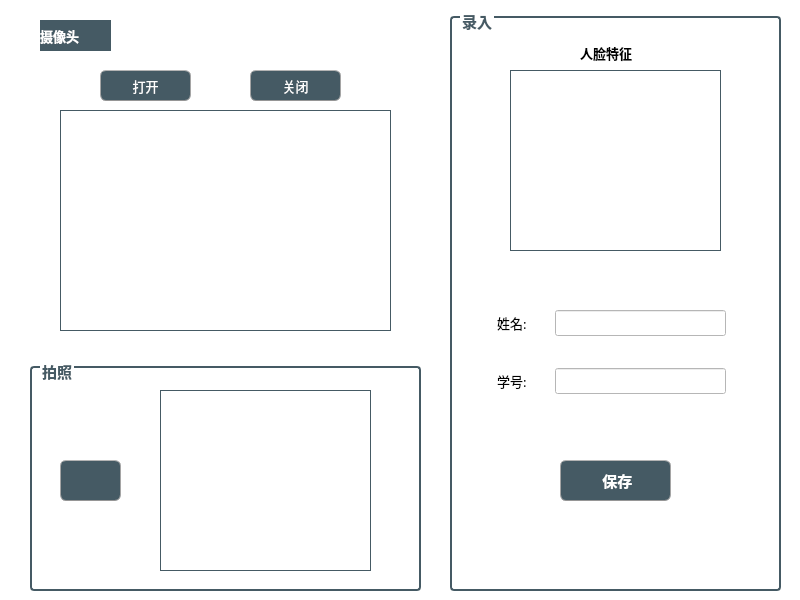
<?xml version="1.0" encoding="UTF-8"?>
<ui version="4.0">
 <class>FaceRegisterForm</class>
 <widget class="QWidget" name="FaceRegisterForm">
  <property name="geometry">
   <rect>
    <x>0</x>
    <y>0</y>
    <width>800</width>
    <height>600</height>
   </rect>
  </property>
  <property name="windowTitle">
   <string>Form</string>
  </property>
  <property name="styleSheet">
   <string notr="true">background-color: rgb(255, 255, 255);</string>
  </property>
  <widget class="QLabel" name="label_tablecard">
   <property name="geometry">
    <rect>
     <x>20</x>
     <y>10</y>
     <width>411</width>
     <height>341</height>
    </rect>
   </property>
   <property name="font">
    <font>
     <family>Roboto</family>
     <pointsize>10</pointsize>
     <weight>75</weight>
     <bold>true</bold>
    </font>
   </property>
   <property name="styleSheet">
    <string notr="true">border-image: url(:/icon/pic/table_card.png);</string>
   </property>
   <property name="text">
    <string/>
   </property>
   <property name="alignment">
    <set>Qt::AlignCenter</set>
   </property>
  </widget>
  <widget class="QLabel" name="label_6">
   <property name="geometry">
    <rect>
     <x>40</x>
     <y>20</y>
     <width>71</width>
     <height>31</height>
    </rect>
   </property>
   <property name="font">
    <font>
     <family>等线</family>
     <pointsize>10</pointsize>
     <weight>75</weight>
     <bold>true</bold>
    </font>
   </property>
   <property name="styleSheet">
    <string notr="true">background-color: rgb(69, 90, 100);
color: rgb(255, 255, 255);</string>
   </property>
   <property name="text">
    <string>摄像头</string>
   </property>
  </widget>
  <widget class="QPushButton" name="pushButton_open">
   <property name="geometry">
    <rect>
     <x>100</x>
     <y>70</y>
     <width>91</width>
     <height>31</height>
    </rect>
   </property>
   <property name="font">
    <font>
     <family>等线</family>
     <pointsize>10</pointsize>
     <weight>50</weight>
     <bold>false</bold>
    </font>
   </property>
   <property name="styleSheet">
    <string notr="true">QPushButton{
	
	color: rgb(255, 255, 255);
	border-width: 1px;
	border-radius: 6px;
	border-bottom-color: rgb(150,150,150);
	border-right-color: rgb(165,165,165);
	border-left-color: rgb(165,165,165);
	border-top-color: rgb(180,180,180);
	border-style: solid;
	padding: 4px;
	background-color: rgb(69, 90, 100);
}
QPushButton:hover{
	color: rgb(255, 255, 255);
	border-width: 1px;
	border-radius:6px;
	border-top-color: rgb(255,150,60);
	border-right-color: qlineargradient(spread:pad, x1:0, y1:1, x2:1, y2:0, stop:0 rgba(200, 70, 20, 255), stop:1 rgba(255,150,60, 255));
	border-left-color:  qlineargradient(spread:pad, x1:1, y1:0, x2:0, y2:0, stop:0 rgba(200, 70, 20, 255), stop:1 rgba(255,150,60, 255));
	border-bottom-color: rgb(200,70,20);
	border-style: solid;
	padding: 2px;
	background-color: rgb(69, 90, 100);
}
QPushButton:default{
	color: rgb(255, 255, 255);
	border-width: 1px;
	border-radius:6px;
	border-top-color: rgb(255,150,60);
	border-right-color: qlineargradient(spread:pad, x1:0, y1:1, x2:1, y2:0, stop:0 rgba(200, 70, 20, 255), stop:1 rgba(255,150,60, 255));
	border-left-color:  qlineargradient(spread:pad, x1:1, y1:0, x2:0, y2:0, stop:0 rgba(200, 70, 20, 255), stop:1 rgba(255,150,60, 255));
	border-bottom-color: rgb(200,70,20);
	border-style: solid;
	padding: 2px;
	background-color: qlineargradient(spread:pad, x1:0.5, y1:1, x2:0.5, y2:0, stop:0 rgba(220, 220, 220, 255), stop:1 rgba(255, 255, 255, 255));
}
QPushButton:pressed{
	color: rgb(255, 255, 255);
	border-width: 1px;
	border-radius: 6px;
	border-width: 1px;
	border-top-color: rgba(255,150,60,200);
	border-right-color: qlineargradient(spread:pad, x1:0, y1:1, x2:1, y2:0, stop:0 rgba(200, 70, 20, 255), stop:1 rgba(255,150,60, 200));
	border-left-color:  qlineargradient(spread:pad, x1:1, y1:0, x2:0, y2:0, stop:0 rgba(200, 70, 20, 255), stop:1 rgba(255,150,60, 200));
	border-bottom-color: rgba(200,70,20,200);
	border-style: solid;
	padding: 2px;
	
	background-color: rgb(129, 156, 169);
	
}</string>
   </property>
   <property name="text">
    <string>打开</string>
   </property>
   <property name="icon">
    <iconset resource="resource.qrc">
     <normaloff>:/icon/pic/camera.png</normaloff>:/icon/pic/camera.png</iconset>
   </property>
  </widget>
  <widget class="QGroupBox" name="groupBox_2">
   <property name="geometry">
    <rect>
     <x>30</x>
     <y>360</y>
     <width>391</width>
     <height>231</height>
    </rect>
   </property>
   <property name="font">
    <font>
     <family>等线</family>
     <pointsize>11</pointsize>
     <weight>75</weight>
     <bold>true</bold>
    </font>
   </property>
   <property name="styleSheet">
    <string notr="true">QGroupBox
        {
          border: 2px solid rgb(69, 90, 100);
          border-radius:4px;
          margin-top:6px;
          }
QGroupBox:title
        {
          color:rgb(69, 90, 100);
          subcontrol-origin: margin;
          left: 10px;
          }</string>
   </property>
   <property name="title">
    <string>拍照</string>
   </property>
   <widget class="QLabel" name="label_face">
    <property name="geometry">
     <rect>
      <x>130</x>
      <y>30</y>
      <width>211</width>
      <height>181</height>
     </rect>
    </property>
    <property name="styleSheet">
     <string notr="true">border: 1px solid rgb(69, 90, 100);</string>
    </property>
    <property name="text">
     <string/>
    </property>
   </widget>
   <widget class="QPushButton" name="pushButton_take_photo">
    <property name="geometry">
     <rect>
      <x>30</x>
      <y>100</y>
      <width>61</width>
      <height>41</height>
     </rect>
    </property>
    <property name="font">
     <font>
      <family>Roboto</family>
      <pointsize>11</pointsize>
      <weight>75</weight>
      <bold>true</bold>
     </font>
    </property>
    <property name="styleSheet">
     <string notr="true">QPushButton{
	
	color: rgb(255, 255, 255);
	border-width: 1px;
	border-radius: 6px;
	border-bottom-color: rgb(150,150,150);
	border-right-color: rgb(165,165,165);
	border-left-color: rgb(165,165,165);
	border-top-color: rgb(180,180,180);
	border-style: solid;
	padding: 4px;
	background-color: rgb(69, 90, 100);
}
QPushButton:hover{
	color: rgb(255, 255, 255);
	border-width: 1px;
	border-radius:6px;
	border-top-color: rgb(255,150,60);
	border-right-color: qlineargradient(spread:pad, x1:0, y1:1, x2:1, y2:0, stop:0 rgba(200, 70, 20, 255), stop:1 rgba(255,150,60, 255));
	border-left-color:  qlineargradient(spread:pad, x1:1, y1:0, x2:0, y2:0, stop:0 rgba(200, 70, 20, 255), stop:1 rgba(255,150,60, 255));
	border-bottom-color: rgb(200,70,20);
	border-style: solid;
	padding: 2px;
	background-color: rgb(69, 90, 100);
}
QPushButton:default{
	color: rgb(255, 255, 255);
	border-width: 1px;
	border-radius:6px;
	border-top-color: rgb(255,150,60);
	border-right-color: qlineargradient(spread:pad, x1:0, y1:1, x2:1, y2:0, stop:0 rgba(200, 70, 20, 255), stop:1 rgba(255,150,60, 255));
	border-left-color:  qlineargradient(spread:pad, x1:1, y1:0, x2:0, y2:0, stop:0 rgba(200, 70, 20, 255), stop:1 rgba(255,150,60, 255));
	border-bottom-color: rgb(200,70,20);
	border-style: solid;
	padding: 2px;
	background-color: qlineargradient(spread:pad, x1:0.5, y1:1, x2:0.5, y2:0, stop:0 rgba(220, 220, 220, 255), stop:1 rgba(255, 255, 255, 255));
}
QPushButton:pressed{
	color: rgb(255, 255, 255);
	border-width: 1px;
	border-radius: 6px;
	border-width: 1px;
	border-top-color: rgba(255,150,60,200);
	border-right-color: qlineargradient(spread:pad, x1:0, y1:1, x2:1, y2:0, stop:0 rgba(200, 70, 20, 255), stop:1 rgba(255,150,60, 200));
	border-left-color:  qlineargradient(spread:pad, x1:1, y1:0, x2:0, y2:0, stop:0 rgba(200, 70, 20, 255), stop:1 rgba(255,150,60, 200));
	border-bottom-color: rgba(200,70,20,200);
	border-style: solid;
	padding: 2px;
	
	background-color: rgb(129, 156, 169);
	
}</string>
    </property>
    <property name="text">
     <string/>
    </property>
    <property name="icon">
     <iconset resource="resource.qrc">
      <normaloff>:/icon/pic/take photo.png</normaloff>:/icon/pic/take photo.png</iconset>
    </property>
   </widget>
  </widget>
  <widget class="QGroupBox" name="groupBox_3">
   <property name="geometry">
    <rect>
     <x>450</x>
     <y>10</y>
     <width>331</width>
     <height>581</height>
    </rect>
   </property>
   <property name="font">
    <font>
     <family>等线</family>
     <pointsize>11</pointsize>
     <weight>75</weight>
     <bold>true</bold>
    </font>
   </property>
   <property name="styleSheet">
    <string notr="true">QGroupBox
        {
          border: 2px solid rgb(69, 90, 100);
          border-radius:4px;
          margin-top:6px;
          }
QGroupBox:title
        {
          color:rgb(69, 90, 100);
          subcontrol-origin: margin;
          left: 10px;
          }</string>
   </property>
   <property name="title">
    <string>录入</string>
   </property>
   <widget class="QLabel" name="label_face_feature">
    <property name="geometry">
     <rect>
      <x>60</x>
      <y>60</y>
      <width>211</width>
      <height>181</height>
     </rect>
    </property>
    <property name="styleSheet">
     <string notr="true">border: 1px solid rgb(69, 90, 100);</string>
    </property>
    <property name="text">
     <string/>
    </property>
   </widget>
   <widget class="QPushButton" name="pushButton_register">
    <property name="geometry">
     <rect>
      <x>110</x>
      <y>450</y>
      <width>111</width>
      <height>41</height>
     </rect>
    </property>
    <property name="font">
     <font>
      <family>等线</family>
      <pointsize>11</pointsize>
      <weight>75</weight>
      <bold>true</bold>
     </font>
    </property>
    <property name="styleSheet">
     <string notr="true">QPushButton{
	
	color: rgb(255, 255, 255);
	border-width: 1px;
	border-radius: 6px;
	border-bottom-color: rgb(150,150,150);
	border-right-color: rgb(165,165,165);
	border-left-color: rgb(165,165,165);
	border-top-color: rgb(180,180,180);
	border-style: solid;
	padding: 4px;
	background-color: rgb(69, 90, 100);
}
QPushButton:hover{
	color: rgb(255, 255, 255);
	border-width: 1px;
	border-radius:6px;
	border-top-color: rgb(255,150,60);
	border-right-color: qlineargradient(spread:pad, x1:0, y1:1, x2:1, y2:0, stop:0 rgba(200, 70, 20, 255), stop:1 rgba(255,150,60, 255));
	border-left-color:  qlineargradient(spread:pad, x1:1, y1:0, x2:0, y2:0, stop:0 rgba(200, 70, 20, 255), stop:1 rgba(255,150,60, 255));
	border-bottom-color: rgb(200,70,20);
	border-style: solid;
	padding: 2px;
	background-color: rgb(69, 90, 100);
}
QPushButton:default{
	color: rgb(255, 255, 255);
	border-width: 1px;
	border-radius:6px;
	border-top-color: rgb(255,150,60);
	border-right-color: qlineargradient(spread:pad, x1:0, y1:1, x2:1, y2:0, stop:0 rgba(200, 70, 20, 255), stop:1 rgba(255,150,60, 255));
	border-left-color:  qlineargradient(spread:pad, x1:1, y1:0, x2:0, y2:0, stop:0 rgba(200, 70, 20, 255), stop:1 rgba(255,150,60, 255));
	border-bottom-color: rgb(200,70,20);
	border-style: solid;
	padding: 2px;
	background-color: qlineargradient(spread:pad, x1:0.5, y1:1, x2:0.5, y2:0, stop:0 rgba(220, 220, 220, 255), stop:1 rgba(255, 255, 255, 255));
}
QPushButton:pressed{
	color: rgb(255, 255, 255);
	border-width: 1px;
	border-radius: 6px;
	border-width: 1px;
	border-top-color: rgba(255,150,60,200);
	border-right-color: qlineargradient(spread:pad, x1:0, y1:1, x2:1, y2:0, stop:0 rgba(200, 70, 20, 255), stop:1 rgba(255,150,60, 200));
	border-left-color:  qlineargradient(spread:pad, x1:1, y1:0, x2:0, y2:0, stop:0 rgba(200, 70, 20, 255), stop:1 rgba(255,150,60, 200));
	border-bottom-color: rgba(200,70,20,200);
	border-style: solid;
	padding: 2px;
	
	background-color: rgb(129, 156, 169);
	
}</string>
    </property>
    <property name="text">
     <string> 保存</string>
    </property>
    <property name="icon">
     <iconset resource="resource.qrc">
      <normaloff>:/icon/pic/save.png</normaloff>:/icon/pic/save.png</iconset>
    </property>
   </widget>
   <widget class="QLabel" name="label_3">
    <property name="geometry">
     <rect>
      <x>47</x>
      <y>300</y>
      <width>86</width>
      <height>26</height>
     </rect>
    </property>
    <property name="font">
     <font>
      <family>等线</family>
      <pointsize>10</pointsize>
      <weight>50</weight>
      <bold>false</bold>
     </font>
    </property>
    <property name="text">
     <string>姓名:</string>
    </property>
   </widget>
   <widget class="QLabel" name="label_2">
    <property name="geometry">
     <rect>
      <x>47</x>
      <y>358</y>
      <width>86</width>
      <height>26</height>
     </rect>
    </property>
    <property name="font">
     <font>
      <family>等线</family>
      <pointsize>10</pointsize>
      <weight>50</weight>
      <bold>false</bold>
     </font>
    </property>
    <property name="text">
     <string>学号:</string>
    </property>
   </widget>
   <widget class="QLineEdit" name="lineEdit_name">
    <property name="geometry">
     <rect>
      <x>105</x>
      <y>300</y>
      <width>171</width>
      <height>26</height>
     </rect>
    </property>
    <property name="font">
     <font>
      <family>等线</family>
      <pointsize>10</pointsize>
      <weight>75</weight>
      <bold>true</bold>
     </font>
    </property>
   </widget>
   <widget class="QLineEdit" name="lineEdit_sno">
    <property name="geometry">
     <rect>
      <x>105</x>
      <y>358</y>
      <width>171</width>
      <height>26</height>
     </rect>
    </property>
    <property name="font">
     <font>
      <family>等线</family>
      <pointsize>10</pointsize>
      <weight>75</weight>
      <bold>true</bold>
     </font>
    </property>
   </widget>
   <widget class="QLabel" name="label_4">
    <property name="geometry">
     <rect>
      <x>130</x>
      <y>30</y>
      <width>111</width>
      <height>26</height>
     </rect>
    </property>
    <property name="font">
     <font>
      <family>等线</family>
      <pointsize>10</pointsize>
      <weight>75</weight>
      <bold>true</bold>
     </font>
    </property>
    <property name="text">
     <string>人脸特征</string>
    </property>
   </widget>
  </widget>
  <widget class="QPushButton" name="pushButton_stop">
   <property name="geometry">
    <rect>
     <x>250</x>
     <y>70</y>
     <width>91</width>
     <height>31</height>
    </rect>
   </property>
   <property name="font">
    <font>
     <family>等线</family>
     <pointsize>10</pointsize>
     <weight>50</weight>
     <bold>false</bold>
    </font>
   </property>
   <property name="styleSheet">
    <string notr="true">QPushButton{
	
	color: rgb(255, 255, 255);
	border-width: 1px;
	border-radius: 6px;
	border-bottom-color: rgb(150,150,150);
	border-right-color: rgb(165,165,165);
	border-left-color: rgb(165,165,165);
	border-top-color: rgb(180,180,180);
	border-style: solid;
	padding: 4px;
	background-color: rgb(69, 90, 100);
}
QPushButton:hover{
	color: rgb(255, 255, 255);
	border-width: 1px;
	border-radius:6px;
	border-top-color: rgb(255,150,60);
	border-right-color: qlineargradient(spread:pad, x1:0, y1:1, x2:1, y2:0, stop:0 rgba(200, 70, 20, 255), stop:1 rgba(255,150,60, 255));
	border-left-color:  qlineargradient(spread:pad, x1:1, y1:0, x2:0, y2:0, stop:0 rgba(200, 70, 20, 255), stop:1 rgba(255,150,60, 255));
	border-bottom-color: rgb(200,70,20);
	border-style: solid;
	padding: 2px;
	background-color: rgb(69, 90, 100);
}
QPushButton:default{
	color: rgb(255, 255, 255);
	border-width: 1px;
	border-radius:6px;
	border-top-color: rgb(255,150,60);
	border-right-color: qlineargradient(spread:pad, x1:0, y1:1, x2:1, y2:0, stop:0 rgba(200, 70, 20, 255), stop:1 rgba(255,150,60, 255));
	border-left-color:  qlineargradient(spread:pad, x1:1, y1:0, x2:0, y2:0, stop:0 rgba(200, 70, 20, 255), stop:1 rgba(255,150,60, 255));
	border-bottom-color: rgb(200,70,20);
	border-style: solid;
	padding: 2px;
	background-color: qlineargradient(spread:pad, x1:0.5, y1:1, x2:0.5, y2:0, stop:0 rgba(220, 220, 220, 255), stop:1 rgba(255, 255, 255, 255));
}
QPushButton:pressed{
	color: rgb(255, 255, 255);
	border-width: 1px;
	border-radius: 6px;
	border-width: 1px;
	border-top-color: rgba(255,150,60,200);
	border-right-color: qlineargradient(spread:pad, x1:0, y1:1, x2:1, y2:0, stop:0 rgba(200, 70, 20, 255), stop:1 rgba(255,150,60, 200));
	border-left-color:  qlineargradient(spread:pad, x1:1, y1:0, x2:0, y2:0, stop:0 rgba(200, 70, 20, 255), stop:1 rgba(255,150,60, 200));
	border-bottom-color: rgba(200,70,20,200);
	border-style: solid;
	padding: 2px;
	
	background-color: rgb(129, 156, 169);
	
}</string>
   </property>
   <property name="text">
    <string>关闭</string>
   </property>
   <property name="icon">
    <iconset resource="resource.qrc">
     <normaloff>:/icon/pic/stop.png</normaloff>:/icon/pic/stop.png</iconset>
   </property>
  </widget>
  <widget class="QLabel" name="label_frame">
   <property name="geometry">
    <rect>
     <x>60</x>
     <y>110</y>
     <width>331</width>
     <height>221</height>
    </rect>
   </property>
   <property name="styleSheet">
    <string notr="true">border: 1px solid rgb(69, 90, 100);</string>
   </property>
   <property name="text">
    <string/>
   </property>
  </widget>
 </widget>
 <resources>
  <include location="resource.qrc"/>
 </resources>
 <connections/>
</ui>
